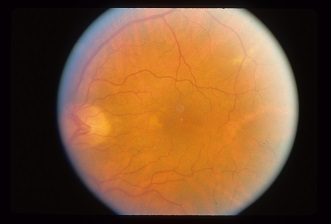
#> input picture app/DeepSeeNet/data/left_eye.jpg, 331 x 224 px
$ python -i tortuosity.py   (imports and definitions only)
#> lines starting #> are read from the running program, lines starting #| are printed output that depends on the picture
#> further down, picture is the input picture: shape (224, 331, 3); mean B, G, R 48.2, 80.6, 120.5
import cv2
import numpy as np
from skimage.morphology import skeletonize
from skimage.measure import label, regionprops
from scipy.spatial.distance import euclidean
from scipy.ndimage import distance_transform_edt
import matplotlib.pyplot as plt

def compute_tortuosity(image):
    # Load and preprocess image
    #image = cv2.imread("Screenshot 2025-06-16 at 2.50.39 PM.png", cv2.IMREAD_GRAYSCALE)
    binary = (image > 127).astype(np.uint8)
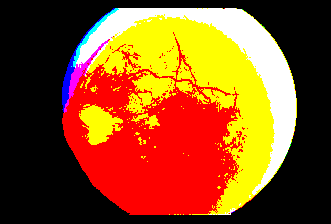
#> binary: shape (224, 331, 3); mean B, G, R 0.11, 0.303, 0.546; drawn with 1 as white

    # Skeletonize
    skeleton = skeletonize(binary).astype(np.uint8)
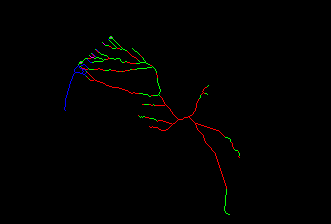
#> skeleton: shape (224, 331, 3); mean B, G, R 0.00134, 0.00388, 0.00537; drawn with 1 as white

    # Label connected components
    labeled = label(skeleton)
    regions = regionprops(labeled)
#> regions = 1 regions

    tortuosities = []

    for region in regions:
        coords = region.coords
        if len(coords) < 10:
            continue  # skip small noise

        # Compute arc length
        arc_len = 0
        for i in range(1, len(coords)):
            arc_len += np.linalg.norm(coords[i] - coords[i - 1])

        # Compute Euclidean distance
        euclid_dist = euclidean(coords[0], coords[-1])
        if euclid_dist == 0:
            continue

        tort = arc_len / euclid_dist
        tortuosities.append(tort)
#> this loop made 1 pass
#> (euclid_dist, tort) on pass 1: (214.1, 70.36)
#> after the loop, tortuosities = [70.36]

    return (np.mean(tortuosities), np.max(tortuosities), len(tortuosities)) # avg, max, number vessels analysed


>>> import cv2
>>> picture = cv2.imread('../DeepSeeNet/data/left_eye.jpg')
>>> result = compute_tortuosity(picture)
#> result = (70.36, 70.36, 1)

$ run again, on app/DeepSeeNet/data/right_eye.jpg
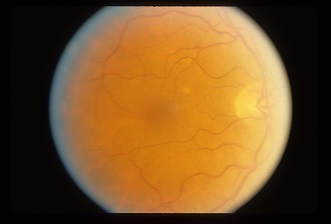
#> input picture app/DeepSeeNet/data/right_eye.jpg, 331 x 224 px
#> picture is the input picture: shape (224, 331, 3); mean B, G, R 39.5, 82.8, 120.3
#> in compute_tortuosity, `binary = (image > 127).astype(np.uint8)`:
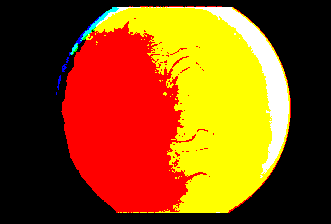
#> binary: shape (224, 331, 3); mean B, G, R 0.0477, 0.302, 0.539; drawn with 1 as white
#> in compute_tortuosity, `skeleton = skeletonize(binary).astype(np.uint8)`:
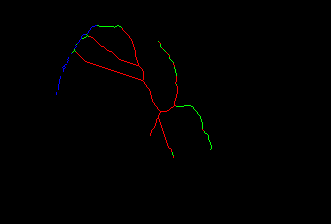
#> skeleton: shape (224, 331, 3); mean B, G, R 0.000863, 0.00171, 0.00426; drawn with 1 as white
#> regions = 5 regions
#> the loop in compute_tortuosity, `for region in regions:` made 5 passes
#> (euclid_dist, tort) on passes 1, 3, 4: (153.3, 80.98), (7.28, 2.41), (13.15, 1.05)
#> after the loop in compute_tortuosity, `for region in regions:`: tortuosities = [80.98, 2.41, 1.05]
#> result = (28.15, 80.98, 3)
